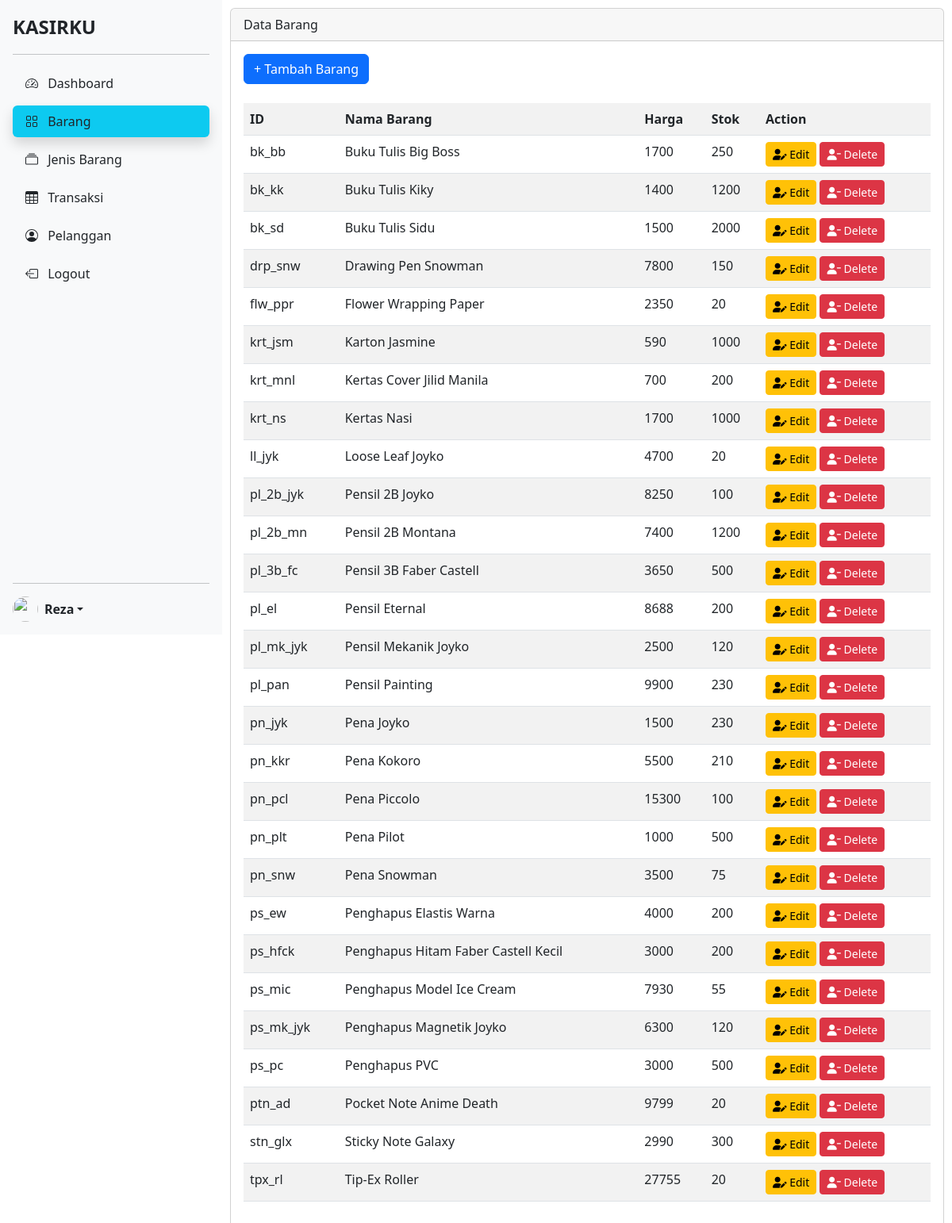
Page /view_barang.php (signed in) on the committed database.
### tables this page shows
CREATE TABLE `barang` (
  `id_barang` varchar(10) NOT NULL,
  `nama_barang` varchar(50) NOT NULL,
  `harga` int(11) NOT NULL,
  `stok_barang` int(11) NOT NULL
);

### view_barang.php (the view, shortened to what this page needs)
<!DOCTYPE html>
<html lang="en">
<head>
    <link href="https://cdn.jsdelivr.net/npm/bootstrap@5.2.1/dist/css/bootstrap.min.css" rel="stylesheet">
    <link rel="stylesheet" href="style.css">
</head>
<body>
    <div class="d-flex flex-row">
        <nav class="sticky">
            <?php
            include('nav/index.php');
            ?>
        </nav>
        <div class="card flex-grow-1" style="margin:10px">
            <div class="card-header">Data Barang</div>
            <div class="card-body">
                <button type="button" class="btn btn-primary" data-bs-toggle="modal" data-bs-target="#addBarangModal">
                    + Tambah Barang
                </button>
                <br><br>
                <table id="tabel_data" class="table table-hover table-striped">
                    <tr>
                        <th>ID</th>
                        <th>Nama Barang</th>
                        <th>Harga</th>
                        <th>Stok</th>
                        <th>Action</th>
                    </tr>
                    <?php
                    require_once('db_login.php');
                    $query = "SELECT * FROM barang ORDER BY id_barang";
                    $query_run = mysqli_query($con, $query);
                    if (mysqli_num_rows($query_run) > 0) {
                        foreach ($query_run as $barang) {
                    ?>
                            <tr>
                                <td><?= $barang['id_barang'] ?></td>
                                <td><?= $barang['nama_barang'] ?></td>
                                <td><?= $barang['harga'] ?></td>
                                <td><?= $barang['stok_barang'] ?></td>
                                <td>
                                    <button type="button" value="<?= $barang['id_barang']; ?>" class="editBarangBtn btn btn-warning btn-sm"><i class="fa-solid fa-user-pen"></i> Edit</button>
                                    <button type="button" value="<?= $barang['id_barang']; ?>" class="deleteBarangBtn btn btn-danger btn-sm"><i class="fa-solid fa-user-minus"></i> Delete</button>
                                </td>
                            </tr>
                    <?php
                        }
                    }
                    ?>
                </table>
            </div>
        </div>
    </div>
</body>
</html>

### style.css (style rules this page uses)
.sticky { position: sticky; position: -webkit-sticky; top: 0; align-self: flex-start; }

### nav/sidebars.css (style rules this page uses)
body { min-height: 100vh; min-height: -webkit-fill-available; }
html { height: -webkit-fill-available; }

### rows in the picture
barang: id_barang "bk_bb", nama_barang "Buku Tulis Big Boss", harga "1700", stok_barang "250"
barang: id_barang "bk_kk", nama_barang "Buku Tulis Kiky", harga "1400", stok_barang "1200"
barang: id_barang "bk_sd", nama_barang "Buku Tulis Sidu", harga "1500", stok_barang "2000"
barang: id_barang "drp_snw", nama_barang "Drawing Pen Snowman", harga "7800", stok_barang "150"
barang: id_barang "flw_ppr", nama_barang "Flower Wrapping Paper", harga "2350", stok_barang "20"
barang: id_barang "krt_jsm", nama_barang "Karton Jasmine", harga "590", stok_barang "1000"
barang: id_barang "krt_mnl", nama_barang "Kertas Cover Jilid Manila", harga "700", stok_barang "200"
barang: id_barang "krt_ns", nama_barang "Kertas Nasi", harga "1700", stok_barang "1000"
barang: id_barang "ll_jyk", nama_barang "Loose Leaf Joyko", harga "4700", stok_barang "20"
barang: id_barang "pl_2b_jyk", nama_barang "Pensil 2B Joyko", harga "8250", stok_barang "100"
barang: id_barang "pl_2b_mn", nama_barang "Pensil 2B Montana", harga "7400", stok_barang "1200"
barang: id_barang "pl_3b_fc", nama_barang "Pensil 3B Faber Castell", harga "3650", stok_barang "500"
barang: id_barang "pl_el", nama_barang "Pensil Eternal", harga "8688", stok_barang "200"
barang: id_barang "pl_mk_jyk", nama_barang "Pensil Mekanik Joyko", harga "2500", stok_barang "120"
barang: id_barang "pl_pan", nama_barang "Pensil Painting", harga "9900", stok_barang "230"
barang: id_barang "pn_jyk", nama_barang "Pena Joyko", harga "1500", stok_barang "230"
barang: id_barang "pn_kkr", nama_barang "Pena Kokoro", harga "5500", stok_barang "210"
barang: id_barang "pn_pcl", nama_barang "Pena Piccolo", harga "15300", stok_barang "100"
barang: id_barang "pn_plt", nama_barang "Pena Pilot", harga "1000", stok_barang "500"
barang: id_barang "pn_snw", nama_barang "Pena Snowman", harga "3500", stok_barang "75"
barang: id_barang "ps_ew", nama_barang "Penghapus Elastis Warna", harga "4000", stok_barang "200"
barang: id_barang "ps_hfck", nama_barang "Penghapus Hitam Faber Castell Kecil", harga "3000", stok_barang "200"
barang: id_barang "ps_mic", nama_barang "Penghapus Model Ice Cream", harga "7930", stok_barang "55"
barang: id_barang "ps_mk_jyk", nama_barang "Penghapus Magnetik Joyko", harga "6300", stok_barang "120"
barang: id_barang "ps_pc", nama_barang "Penghapus PVC", harga "3000", stok_barang "500"
barang: id_barang "ptn_ad", nama_barang "Pocket Note Anime Death", harga "9799", stok_barang "20"
barang: id_barang "stn_glx", nama_barang "Sticky Note Galaxy", harga "2990", stok_barang "300"
barang: id_barang "tpx_rl", nama_barang "Tip-Ex Roller", harga "27755", stok_barang "20"

### other values in the picture
$_SESSION['username'] "Reza"
